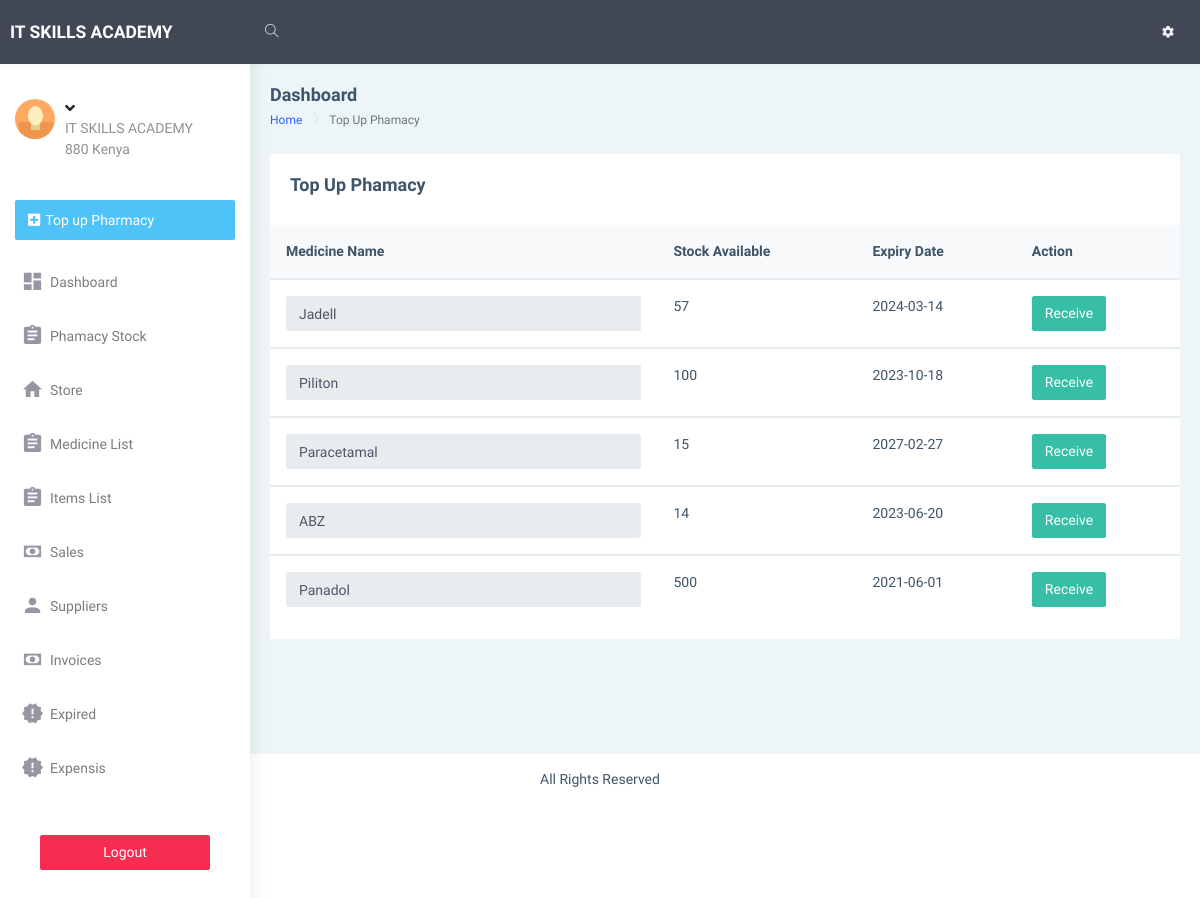
Screenshot of /dashboard/manage_pharmacy.php with the database file from the repository.
### tables this page shows
CREATE TABLE `info` (
  `id` int(10) NOT NULL,
  `name` varchar(255) NOT NULL,
  `address` varchar(255) NOT NULL,
  `phone_no` varchar(255) NOT NULL,
  `email` varchar(255) NOT NULL,
  `opening_date` varchar(255) NOT NULL,
  `closing_balance` varchar(255) NOT NULL,
  `opening_balance` varchar(255) NOT NULL
);

CREATE TABLE `store` (
  `id` int(10) NOT NULL,
  `medicine_name` varchar(255) NOT NULL,
  `date_received` date NOT NULL,
  `Qty` varchar(255) NOT NULL DEFAULT '0',
  `expiry_date` date NOT NULL DEFAULT current_timestamp(),
  `amount` varchar(255) NOT NULL,
  `stock_out` varchar(255) NOT NULL DEFAULT '0',
  `price` varchar(255) NOT NULL DEFAULT '0',
  `capacity` varchar(255) NOT NULL,
  `type` varchar(255) NOT NULL,
  `dosage_sold` varchar(255) NOT NULL,
  `dosage` varchar(255) NOT NULL,
  `price_dosage` varchar(255) NOT NULL DEFAULT '0',
  `app` varchar(255) NOT NULL,
  `half_dosage_price` int(11) NOT NULL,
  `confirm` varchar(10) NOT NULL DEFAULT '0'
);

### dashboard/manage_pharmacy.php (the view, shortened to what this page needs)
<!DOCTYPE html>
<html dir="ltr" lang="en">
<?php
require "includes/head.php";
?>
<body>
    <div id="main-wrapper" data-layout="vertical" data-navbarbg="skin5" data-sidebartype="full"
        data-sidebar-position="absolute" data-header-position="absolute" data-boxed-layout="full">
        <?php require "includes/header.php"?>
       <?php require "includes/aside.php";?>
        <div class="page-wrapper">
            <div class="page-breadcrumb">
                <div class="row align-items-center">
                    <div class="col-5">
                        <h4 class="page-title">Dashboard</h4>
                        <div class="d-flex align-items-center">
                            <nav aria-label="breadcrumb">
                                <ol class="breadcrumb">
                                    <li class="breadcrumb-item"><a href="index.php">Home</a></li>
                                    <li class="breadcrumb-item active" aria-current="page"> Top Up Phamacy</li>
                                </ol>
                            </nav>
                        </div>
                    </div>
                </div>
            </div>
            <div class="container-fluid">
                <div class="row">
                    <div class="col-12">
                        <div class="card">
                            <div class="card-body">
                                <div class="d-md-flex align-items-center">
                                    <div>
                                        <h4 class="card-title"> Top Up Phamacy </h4>
                                    </div>
									</div>
                            </div>
                                <table class="table v-middle">
                                    <thead>
                                        <tr class="bg-light">
                                            <th class="border-top-0">Medicine Name</th>
                                            <th class="border-top-0">Stock Available</th>
											 <th class="border-top-0">Expiry Date</th>
                                           <th class="border-top-0">Action</th>
                                        </tr>
                                    </thead>
									<?php
								require "includes/conn.php";
								$sql ="SELECT * FROM store";
								$res = mysqli_query($conn,$sql);
								if ($res == TRUE) {
									$count = mysqli_num_rows($res);
									if($count > 0){
										while ($rows=mysqli_fetch_assoc($res)) {
											$id=$rows['id'];
											$medicine_name=$rows['medicine_name'];
											$Qty=$rows['Qty'];
											$expiry_date=$rows['expiry_date'];
									   ?>
                                    <tbody id="output">
                                        <tr>
										   <td>
											<input  readonly class="form-control"  value="<?php echo "$medicine_name";?> " name="medicine_name">
										   </td>
											<td><?php echo "$Qty";?></td>
											<td><?php echo "$expiry_date";;?></td>
											<td>
                                              <a  href="requisation.php?id=<?php echo "$id"?>" class="btn btn-success" type="button">Receive</a>
                                               </td>
                                        </tr>
                                    </tbody>
											 <?php
										}
									}
								}
							?>
                                </table>
                        </div>
                    </div>
                </div>
            </div>
            </div>
            <footer class="footer text-center">
                All Rights Reserved
            </footer>
        </div>
</body>
</html>

### dashboard/includes/header.php (shortened to what this page needs)
<header class="topbar" data-navbarbg="skin5">
            <nav class="navbar top-navbar navbar-expand-md navbar-dark">
                <div class="navbar-header" data-logobg="skin5">
                    <a class="navbar-brand" href="index.html">
                        <b class="logo-icon text-uppercase">
                        <?php
                                                        require "includes/conn.php";
                                                        $sql ="SELECT * FROM info";
                                                    $res = mysqli_query($conn,$sql);
                                                    if ($res == TRUE) {
                                                        $count = mysqli_num_rows($res);
                                                        if($count > 0){
                                                            while ($rows=mysqli_fetch_assoc($res)) {
                                                                $name=$rows['name'];
                                                                $address=$rows['address'];
                                                           ?>
                                             <?php echo $name;?>
                                                                <?php
                                                            }
                                                        }
                                                    }
                                                ?>
                        </b>
                    </a>
                </div>
                <div class="navbar-collapse collapse" id="navbarSupportedContent" data-navbarbg="skin5">
                    <ul class="navbar-nav float-left mr-auto">
                        <li class="nav-item search-box"> <a class="nav-link waves-effect waves-dark"
                                href="javascript:void(0)"><i class="ti-search"></i></a>
                        </li>
                    </ul>
                        <ul class="navbar-nav float-right">
                        <li class="nav-item dropdown">
                            <a class="nav-link dropdown-toggle text-muted waves-effect waves-dark pro-pic" href=""
                                data-toggle="dropdown" aria-haspopup="true" aria-expanded="false"><i class="mdi mdi-settings text-light font-weight-bold"></i></a>
                        </li>
                    </ul>
                </div>
            </nav>
        </header>

### dashboard/includes/aside.php (shortened to what this page needs)
<aside class="left-sidebar" data-sidebarbg="skin6">
           <div class="scroll-sidebar">
               <nav class="sidebar-nav">
                   <ul id="sidebarnav">
                       <li>
                           <div class="user-profile d-flex no-block dropdown m-t-20">
                               <div class="user-pic"><img src="assets/images/users/1.jpg" alt="users"
                                       class="rounded-circle" width="40" /></div>
                               <div class="user-content hide-menu m-l-10">
                                   <a href="javascript:void(0)" class="" id="Userdd" role="button"
                                       data-toggle="dropdown" aria-haspopup="true" aria-expanded="false">
                                       <h5 class="m-b-0 user-name font-medium"><?php if(isset($_SESSION['sessionUsername'])){
                                           }?> <i
                                               class="fa fa-angle-down"></i></h5>
                                       <span class="op-5 user-email"><?php echo $name;?> </span><br>
                                       <span class="op-5 user-email"><?php echo $address;?> </span>
                                   </a>
                               </div>
                           </div>
                       </li>
                       <li class="p-15 m-t-10"><a href="pharmacy_stock.php"
                               class="btn btn-block create-btn text-white no-block d-flex align-items-center"><i
                                   class="fa fa-plus-square"></i> <span class="hide-menu m-l-5">Top up Pharmacy<span> </a>
                       </li>
                       <li class="sidebar-item"> <a class="sidebar-link waves-effect waves-dark sidebar-link"
                               href="index.php" aria-expanded="false"><i class="mdi mdi-view-dashboard"></i><span
                                   class="hide-menu">Dashboard</span></a></li>
					<li class="sidebar-item"> <a class="sidebar-link waves-effect waves-dark sidebar-link"
                               href="pharmacy_stock.php" aria-expanded="false"><i
                                   class="mdi mdi-clipboard-text"></i><span class="hide-menu">Phamacy Stock</span></a></li>
								<li class="sidebar-item"> <a class="sidebar-link waves-effect waves-dark sidebar-link"
                               href="receiving.php" aria-expanded="false"><i
                                   class="mdi mdi-home"></i><span class="hide-menu">Store</span></a></li>
					<li class="sidebar-item"> <a class="sidebar-link waves-effect waves-dark sidebar-link"
                               href="medicine_list.php" aria-expanded="false"><i class="mdi mdi-clipboard-text"></i><span
                                   class="hide-menu">Medicine List</span></a></li>
								<li class="sidebar-item"> <a class="sidebar-link waves-effect waves-dark sidebar-link"
                               href="items_list.php" aria-expanded="false"><i class="mdi mdi-clipboard-text "></i><span
                                   class="hide-menu">Items List</span></a></li>
					<li class="sidebar-item"> <a class="sidebar-link waves-effect waves-red sidebar-link "
                               href="sales_report.php" aria-expanded="false"><i class="mdi mdi-cash"></i><span
                                   class="hide-menu">Sales</span></a></li>
					<li class="sidebar-item"> <a class="sidebar-link waves-effect waves-red sidebar-link "
                               href="suppliers.php" aria-expanded="false"><i class="mdi mdi-account"></i><span
                                   class="hide-menu">Suppliers</span></a></li>
					<li class="sidebar-item"> <a class="sidebar-link waves-effect waves-red sidebar-link "
                               href="invoice.php" aria-expanded="false"><i class="mdi mdi-cash"></i><span
                                   class="hide-menu">Invoices</span></a></li>
					<li class="sidebar-item"> <a class="sidebar-link waves-effect waves-red sidebar-link "
                               href="expired.php" aria-expanded="false"><i class="mdi mdi-alert-octagram"></i><span
                                   class="hide-menu">Expired</span></a></li>
					<li class="sidebar-item"> <a class="sidebar-link waves-effect waves-red sidebar-link "
                               href="expensis.php" aria-expanded="false"><i class="mdi mdi-alert-octagram"></i><span
                                   class="hide-menu">Expensis</span></a></li>
                                   <li class="text-center p-40 upgrade-btn">
                 <a href="includes/logout.php"
                     class="btn btn-block btn-danger text-white" >Logout</a>
             </li>
                   </ul>
               </nav>
           </div>
       </aside>

### rows the page displays
info: name "IT SKILLS ACADEMY", address "880 Kenya"
store: medicine_name "Jadell", Qty "57", expiry_date "2024-03-14"
store: medicine_name "Piliton", Qty "100", expiry_date "2023-10-18"
store: medicine_name "Paracetamal", Qty "15", expiry_date "2027-02-27"
store: medicine_name "ABZ", Qty "14", expiry_date "2023-06-20"
store: medicine_name "Panadol", Qty "500", expiry_date "2021-06-01"
